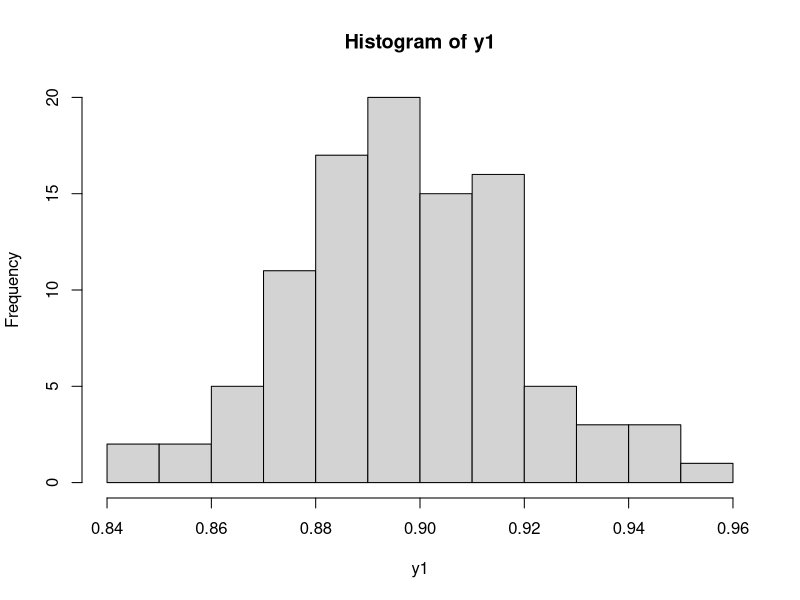
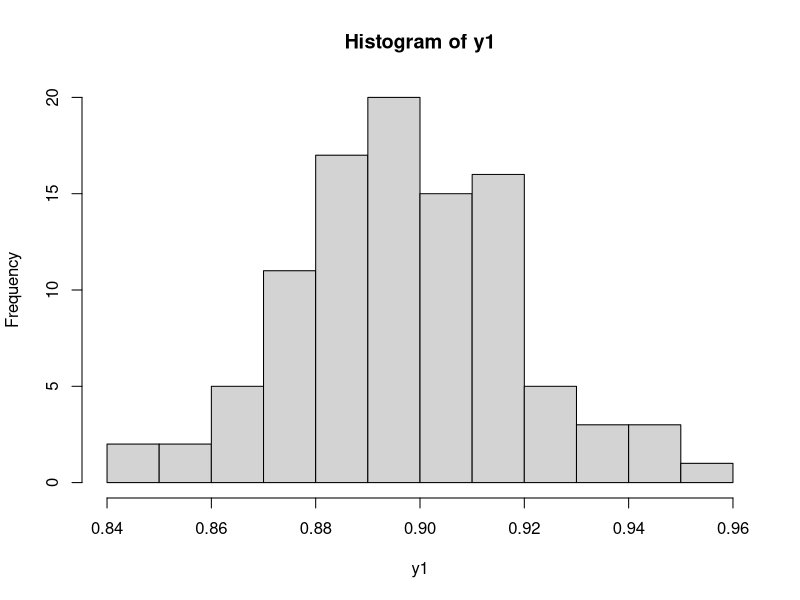
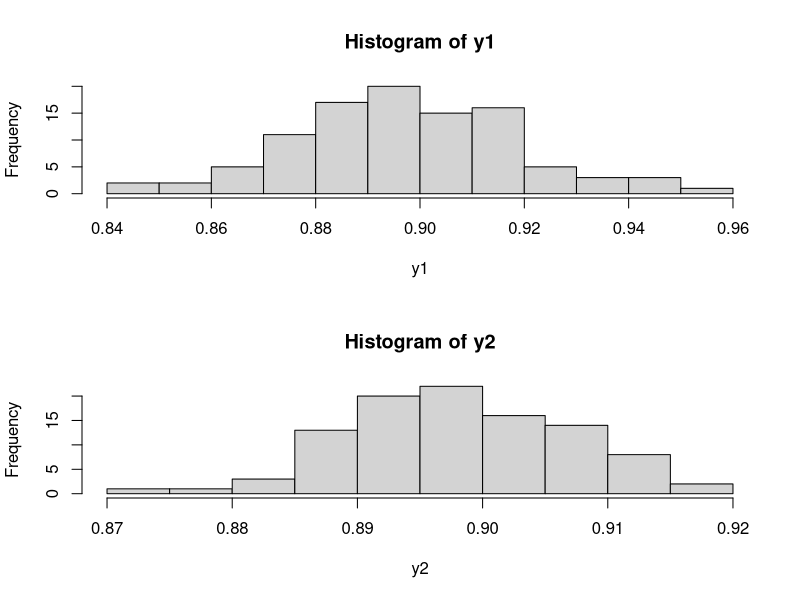
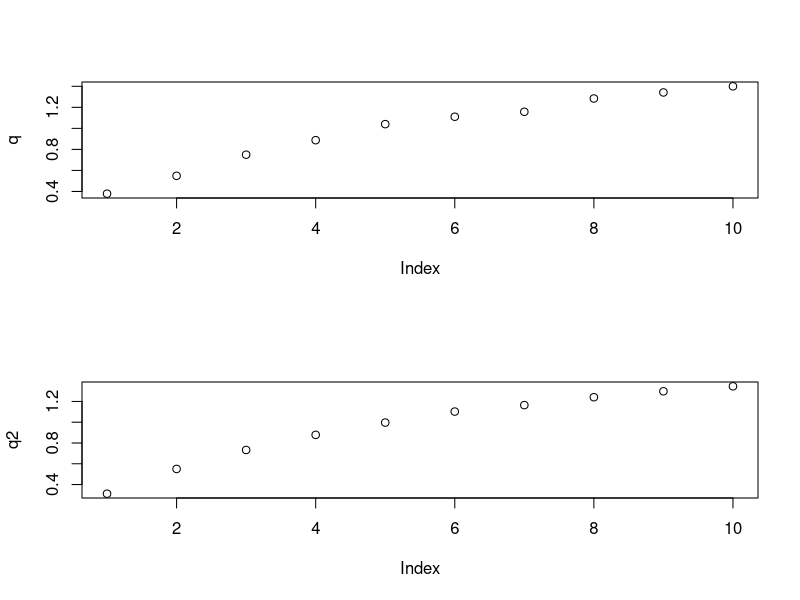

Generate these figures, in order, with R:

#
# R homework for data mining, week 4
#
# In this homework you develop, one step at a time, the code you
# need to predict a medical condition given medical test results.
#

# You may use the output from one problem in later problems.

#@ 1
# Simulate flipping a coin 200 times that has a 90% chance of
# landing heads.  Store your result in a vector x of length
# 200 that contains only 0 or 1, where 1 represents heads.
# Use R function 'sample'.  Hint: look at the 'prob' param
# of function 'sample'.
# (assign to x)
x = sample(0:1,size = 200, prob = c(10,90), replace = TRUE)

#@ 2
# Solve problem 1 again, but this time use R function 'runif'.
# Hint: runif(200) gives a vector of length 200 with random
# values between 0 and 1.  Obviously you will need to do
# further processing to turn the output of runif into your
# vector x.
# (assign to x)
x2 = runif(200,0,1)
for (i in 1:length(x2))
{
  if (x2[i] > 0.1)
  {
    x2[i] = 1
  }
  else
  {
    x2[i] = 0
  }
}
x = x2

#@ 3
# compute the fraction of "heads" in vector x
# (write an expression)
sum(x[x==1])/length(x)

#@ 4
# Perform 100 repetitions of the experiment of flipping the weighted coin 200 times,
# compute the fraction of heads for each experiment, and store the
# result in a vector y1.  Hint: look into function 'replicate'.
# (assign to y1)
frac = function(num_runs)
{
  z = runif(num_runs,0,1)
  for (i in 1:length(z))
  {
    if (z[i] > 0.1)
    {
      z[i] = 1
    }
    else
    {
      z[i] = 0
    }
  }
  sum(z[z==1])/length(z)
}
y1 =  replicate(100, frac(200))

#@ 5
# plot a histogram of the values in y1
# (produce a plot)
plot(hist(y1))

#@ 6
# compute a vector y2 that is just like y1, except that in creating y2
# we do 1000 coin flips in each experiment, not 200.
# (assign to y2)
y2 = replicate(100,frac(1000))

#@ 7
# plot histograms for y1 and y2, with the histogram for y1 above 
# the plot for y2.  Our lecture notes show how to do this, using
# parameter 'mfrow'.  In both histograms, let the x axis values range from
# 0.85 to 0.95.
# (produce a plot)
par(mfrow = c(2,1))
hist(y1)
hist(y2)

#@ 8
# Write a sentence explaining the difference in the shape of the
# histogram
# (write an English sentence)

#The second histogram shows the results of flipping the coin 1000 coins in each experiment compared to 200 times in histogram 1,this increase in trials results in data that is more uniform and closer to showing the result of the weighted coin being clustered more so around the 0.90 mark for the weighted coin's odds.

#@ 9
# Generate a vector x of length 10000 consisting of 1's and 0's.
# The vector should be created by flipping a coin having a 0.01
# probability of heads, where 1 represents heads.
# (assign to x)

x = sample(0:1,size = 10000, prob = c(99,1), replace = TRUE)

#@ 10
# sort your vector x, so that the 0's appear before the 1's
# (assign to x)
x = sort(x)

#@ 11
# Create a vector y1, with length equal to the number
# of 0's in vector x, such that 95 percent of the elements
# in vector y1 are 0, and the rest are 1.  This vector
# represents predictions as to whether a value is 0 when it really
# is 0.
# (assign to y1)

y1 = sample (0:1, size = sum(x == 0), prob = c(95,5), replace = TRUE)

#@ 12
# Similarly create a vector y2, with length equal to the
# number of 1's in vector x, such that 98 percent of the
# elements in vector y2 are 1, and the rest are 0.  This
# vector represents predictions as to whether a value is 1 when it really
# is 1.
# (assign to y2)

y2 = sample (0:1, size = sum(x == 1), prob = c(2,98), replace = TRUE)

#@ 13
# create a vector y by concatenating y1 and y2, in that order
# (assign to y)

y = c(y1, y2)

#@ 14
# create a data frame 'tests' from vectors x and y, with the first
# column containing the x values, and named 'actual', and the
# second column containing the y values, and named 'predict'.
# (assign to tests)

tests = data.frame(actual=c(x),predict=c(y))

#@ 15
# create a data frame 'ptests' that consists of the rows of 'tests'
# in which the 'predict' value is 1
# (assign to ptests)

ptests = data.frame(tests[tests$predict == 1,])

#@ 16
# compute the fraction of the rows in ptests in which 'actual' is 1
# (write an expression)
sum(ptests[ptests$actual == 1,]) / nrow(ptests)

#@ 17
# package up the code you've written to compute the value in the
# previous problem into an R function named 'prob_cond_given_pos'.  
# It should have three parameters
#    prob_cond (your code used 0.01)
#    prob_pos_given_cond (your code used 0.98)
#    prob_neg_given_no_cond (your code used 0.95)
# The function should return the value just calculated.
# (assign to prob_cond_given_pos)

prob_cond_given_pos = function(prob_cond, prob_pos_given_cond, prob_neg_given_no_cond)
{
  x = sample(0:1,size = 10000, prob = c((100 - (100 * prob_cond)), (100 * prob_cond)), replace = TRUE)
  x = sort(x)
  y1 = sample (0:1, size = sum(x == 0), prob = c((100 * prob_neg_given_no_cond), (100 - (100 * prob_neg_given_no_cond))), replace = TRUE)
  y2 = sample (0:1, size = sum(x == 1), prob = c((100 - (100 * prob_pos_given_cond)), (100 * prob_pos_given_cond)), replace = TRUE)
  y = c(y1, y2)
  tests = data.frame(actual=c(x),predict=c(y))
  ptests = data.frame(tests[tests$predict == 1,])
  sum(ptests[ptests$actual == 1,]) / nrow(ptests)
}

#@ 18
# run your function with parameters set as follows:
# prob_cond = 0.01
# prob_pos_given_cond = 0.95
# prob_neg_given_no_cond = 0.95
# (write an expression)

prob_cond_given_pos(0.01,0.95,0.95)

#@ 19
# produce a plot where the x axis is values for prob_cond
# let x range from 0.01 to 0.1
# let prob_pos_given_cond and prob_neg_given_no_cond both be 0.95.
# Hint: create a vector of the x values you want to use,
# then use 'sapply' with those x values, and using a
# function like 'function(x) prob_cond_given_pos(x, 0.95, 0.95)'.
# (produce a plot)

x = seq(0.01,0.1, by=0.01)
q = sapply(x, function(x) prob_cond_given_pos(x,0.95, 0.95))
plot(q)

#@ 20
# In your function 'prob_cond_given_pos', you start by creating a
# vector of length 10000.  Change that value to 100000 and re-produce
# the plot of the last step.
# (assign to prob_cond_given_pos and produce a plot)

prob_cond_given_pos = function(prob_cond, prob_pos_given_cond, prob_neg_given_no_cond)
{
  x = sample(0:1,size = 100000, prob = c((100 - (100 * prob_cond)), (100 * prob_cond)), replace = TRUE)
  x = sort(x)
  y1 = sample (0:1, size = sum(x == 0), prob = c((100 * prob_neg_given_no_cond), (100 - (100 * prob_neg_given_no_cond))), replace = TRUE)
  y2 = sample (0:1, size = sum(x == 1), prob = c((100 - (100 * prob_pos_given_cond)), (100 * prob_pos_given_cond)), replace = TRUE)
  y = c(y1, y2)
  tests = data.frame(actual=c(x),predict=c(y))
  ptests = data.frame(tests[tests$predict == 1,])
  sum(ptests[ptests$actual == 1,]) / nrow(ptests)
}
x = seq(0.01,0.1, by=0.01)
q2 = sapply(x, function(x) prob_cond_given_pos(x,0.95, 0.95))
plot(q2)

#@ 21
# Your function is concerned with predicting a condition given
# a positive test result.  Should the result depend on the
# probability of a negative test given no condition?  
# Produce a plot as in the previous problem, but this time plot
# two lines instead of one, using different values of the parameter
# 'prob_neg_given_no_cond'.  Use values 0.95 and 0.80.  Set the range 
# of the y axis to c(0,1) to make it easy to compare.  Hint: use function 
# 'lines' to plot on a previously created plot.
# (produce a plot)




